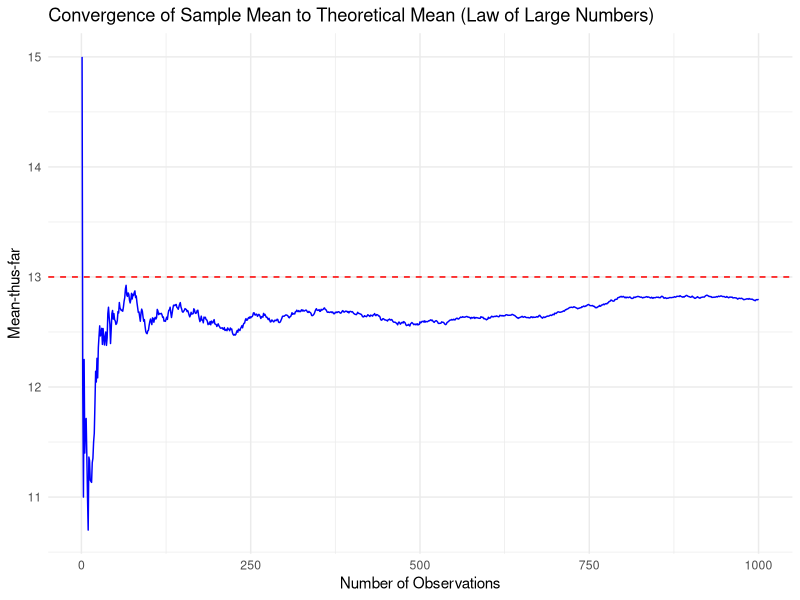
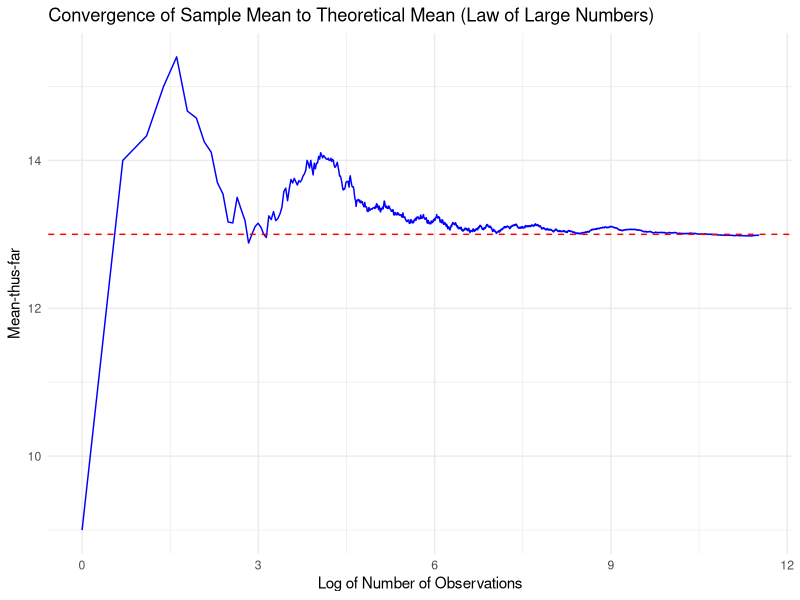
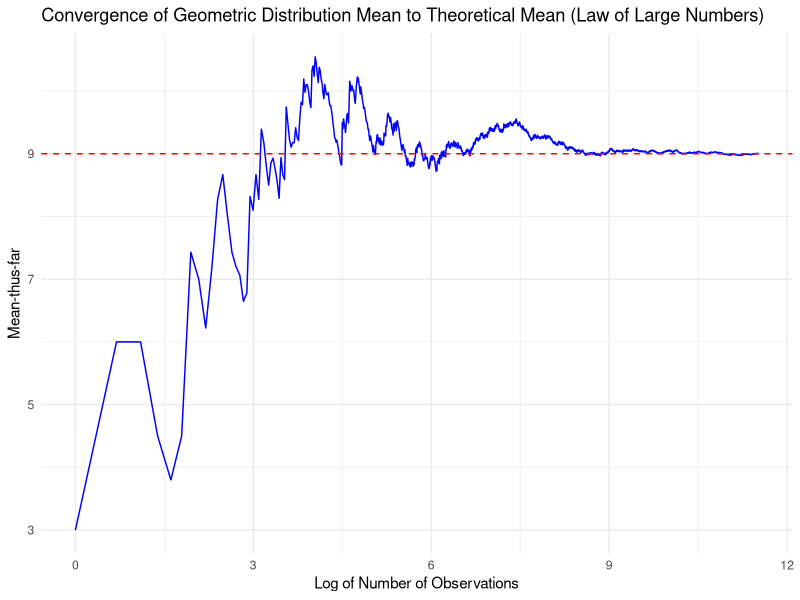
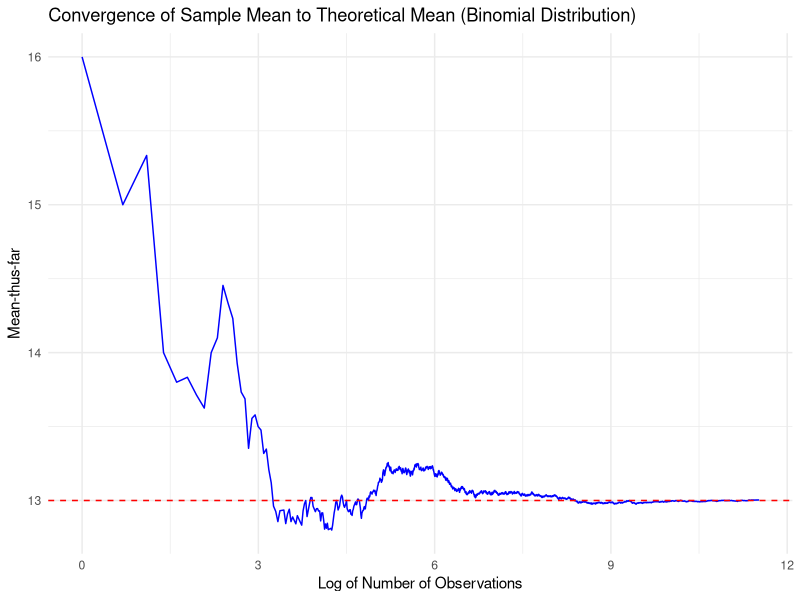
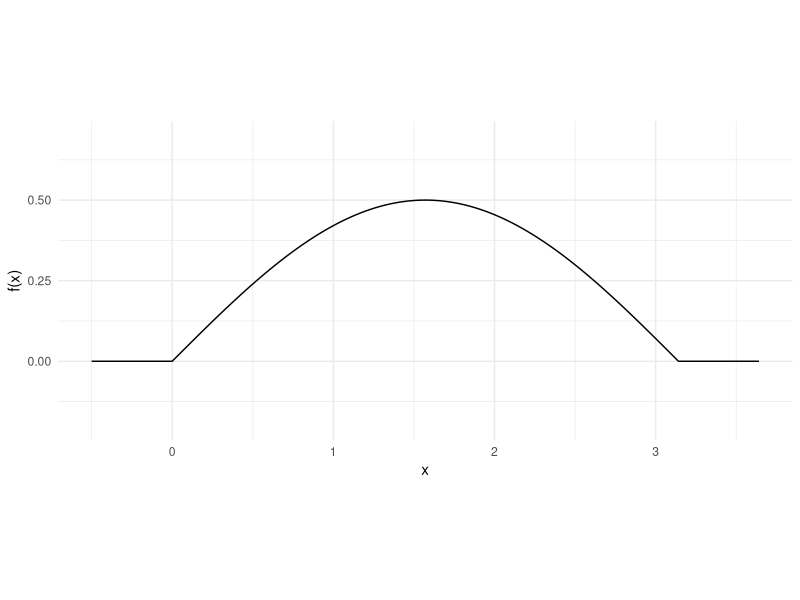
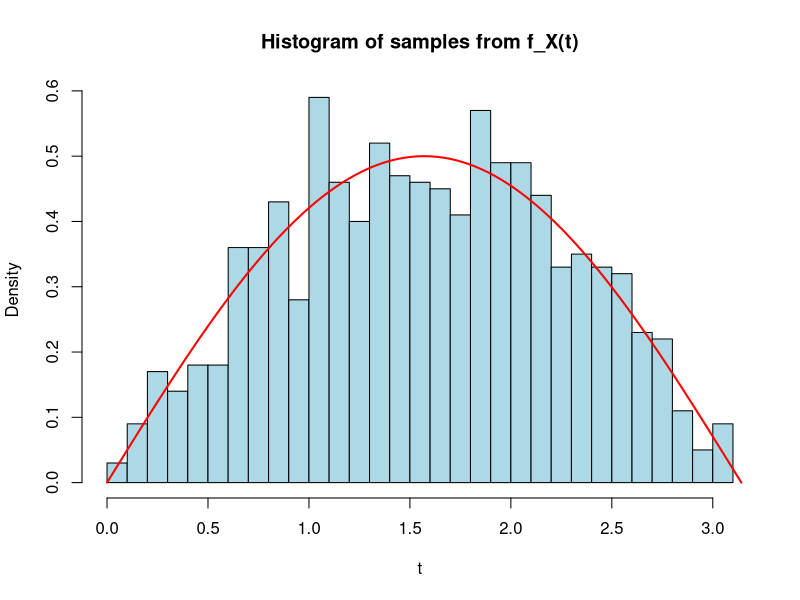

Generate these figures, in order, with R:
## ---- chunk 1
knitr::opts_chunk$set(echo=T,eval=T,message=F,warning=F,fig.align='center')
library(tidyverse)
## ---- chunk 2
distance = function(x1, x2, y1, y2, z1, z2) {
  
  return(sqrt((x2-x1)^2 + (y2-y1)^2 + (z2-z1)^2))
}

## ---- chunk 3
lx = 5
ly = 10
lz = 20

NMC <- 10000;
results <- rep( 0, NMC );

for( i in 1:NMC) {
  
  x1 = runif(1, 0, lx)
  y1 = runif(1, 0, ly)
  z1 = runif(1, 0, lz)
  
  x2 = runif(1, 0, lx)
  y2 = runif(1, 0, ly)
  z2 = runif(1, 0, lz)
  
  results[i] <- distance(x1, x2, y1, y2, z1, z2);
}

sum( results )/NMC

## ---- chunk 4
triangle_area = function(x1, y1, x2, y2, x3, y3) {
  
  return(1/2 * abs(x1*(y2-y3) + x2*(y3-y1) + x3*(y1-y2)))
}
## ---- chunk 5
NMC <- 10000;
results <- rep( 0, NMC );

for( i in 1:NMC) {
  
  theta1 = runif(1, 0, 2*pi)
  theta2 = runif(1, 0, 2*pi)
  theta3 = runif(1, 0, 2*pi)
  
  x1 = cos(theta1)
  y1 = sin(theta1)
  x2 = cos(theta2)
  y2 = sin(theta2)
  x3 = cos(theta3)
  y3 = sin(theta3)
  
  results[i] <- triangle_area(x1, y1, x2, y2, x3, y3);
}

sum( results )/NMC
## ---- chunk 6
perimeter = function(x1, y1, x2, y2, x3, y3) {
  
  return(sqrt((x2-x1)^2 + (y2-y1)^2) + sqrt((x3-x2)^2 + (y3-y2)^2) + sqrt((x1-x3)^2 + (y1-y3)^2))
}

## ---- chunk 7
NMC <- 10000;
results <- rep( 0, NMC );

for( i in 1:NMC) {
  
  theta1 = runif(1, 0, 2*pi)
  theta2 = runif(1, 0, 2*pi)
  theta3 = runif(1, 0, 2*pi)
  
  x1 = cos(theta1)
  y1 = sin(theta1)
  x2 = cos(theta2)
  y2 = sin(theta2)
  x3 = cos(theta3)
  y3 = sin(theta3)
  
  results[i] <- perimeter(x1, y1, x2, y2, x3, y3);
}

sum( results )/NMC
## ---- chunk 8
random_standard_norm = function(x1, y1, x2, y2) {
  
  return(sqrt((x2-x1)^2 + (y2-y1)^2))
}
## ---- chunk 9
NMC <- 10000;
results <- rep( 0, NMC );

for( i in 1:NMC) {
  
  x1 = rnorm(1)
  y1 = rnorm(1)
  
  x2 = rnorm(1)
  y2 = rnorm(1)
  
  results[i] <- random_standard_norm(x1, y1, x2, y2);
}

sum( results )/NMC
## ---- chunk 10
len = 1000
index_col <- 1:len
poasson <- rpois(len, 13)
cumulative = cumsum(poasson) / index_col

df <- data.frame(Index = index_col, Poasson = poasson, Cumulative = cumulative)
head(df)
## ---- chunk 11
# Create the line plot
ggplot(df, aes(x = index_col, y = cumulative)) +
  geom_line(color = "blue") +                     # Plot xbar vs n in blue
  geom_hline(yintercept = 13, color = "red", linetype = "dashed") +  # Add a red dashed line at the theoretical mean (13)
  labs(title = "Convergence of Sample Mean to Theoretical Mean (Law of Large Numbers)",
       x = "Number of Observations",
       y = "Mean-thus-far") +
  theme_minimal()
## ---- chunk 12
len = 100000
index_col <- 1:len
poasson <- rpois(len, 13)
cumulative = cumsum(poasson) / index_col

df <- data.frame(n = index_col, Poasson = poasson, Cumulative = cumulative)
#print(df)
## ---- chunk 13
# Create the line plot
ggplot(df, aes(x = log(index_col), y = cumulative)) +
  geom_line(color = "blue") +                     # Plot xbar vs n in blue
  geom_hline(yintercept = 13, color = "red", linetype = "dashed") +  # Add a red dashed line at the theoretical mean (13)
  labs(title = "Convergence of Sample Mean to Theoretical Mean (Law of Large Numbers)",
       x = "Log of Number of Observations",
       y = "Mean-thus-far") +
  theme_minimal()
## ---- chunk 14
# Set the new random variable parameters
len = 100000
p = 0.1  # Probability of success for Geometric distribution
expected_value = (1-p) / p  # Expected value for Geometric(p)

# Generate geometric random variables
index_col <- 1:len
geometric <- rgeom(len, p)
cumulative = cumsum(geometric) / index_col

# Create a data frame
df <- data.frame(n = index_col, Geometric = geometric, Cumulative = cumulative)

# Plot the line plot with log-scale x-axis
ggplot(df, aes(x = log(index_col), y = cumulative)) +
  geom_line(color = "blue") +  # Plot cumulative mean
  geom_hline(yintercept = expected_value, color = "red", linetype = "dashed") +  # Add red line at the theoretical mean (10)
  labs(title = "Convergence of Geometric Distribution Mean to Theoretical Mean (Law of Large Numbers)",
       x = "Log of Number of Observations",
       y = "Mean-thus-far") +
  theme_minimal()

## ---- chunk 15
# Set parameters for Binomial random variable
len = 100000
n_trials = 20
p_success = 0.65
expected_value = n_trials * p_success  # E(X) = 13

# Generate 100,000 Binomial observations
index_col <- 1:len
binomial <- rbinom(len, n_trials, p_success)
cumulative = cumsum(binomial) / index_col

# Create the data frame
df <- data.frame(n = index_col, Binomial = binomial, Cumulative = cumulative)

# Create the line plot
ggplot(df, aes(x = log(index_col), y = cumulative)) +
  geom_line(color = "blue") +                     # Plot xbar vs n in blue
  geom_hline(yintercept = expected_value, color = "red", linetype = "dashed") +  # Add a red dashed line at the expected mean (13)
  labs(title = "Convergence of Sample Mean to Theoretical Mean (Binomial Distribution)",
       x = "Log of Number of Observations",
       y = "Mean-thus-far") +
  theme_minimal()

## ---- chunk 16
mean_billy = 80
sd_billy = 0.5
total = 241
NMC <- 10000

total_width <- replicate(NMC, sum(rnorm(3, mean = mean_billy, sd = sd_billy)))

estimated_mean = mean(total_width)
estimated_sd = sd(total_width)

estimated_mean
estimated_sd
## ---- chunk 17

bigger <- mean(total_width <= total)

bigger

bigger2 <- total_width <= total #check

sum(bigger2) / NMC

## ---- chunk 18
qnorm(0.99, 3*mean_billy, sqrt(3)*sd_billy)

## ---- chunk 19
mean_goat = 79
mean_gruff = 81
sd_goat = 0.25
sd_gruff = 0.6

total_mean = mean_billy + mean_goat + mean_gruff

total_sd = sqrt(sd_billy + sd_goat + sd_gruff)

pnorm(total, total_mean, total_sd)

## ---- chunk 20
# The scoring function is provided for you. 
# You can feed it a single width or a vector of widths
score <- function(width){
  scores <- rep(0, length(width))
  scores[width<=241] <- width[width<=241]/241*100 
  return(mean(scores))
}
## ---- chunk 21
# Set the seed for reproducibility
set.seed(123)

# Number of simulations
n_sim <- 100000

# Wall width
wall_width <- 241

# Mean and standard deviation for each bookcase
mean_billy <- 80
sd_billy <- 0.5
mean_goat <- 79
sd_goat <- 0.25
mean_gruff <- 81
sd_gruff <- 0.6

# Scoring function
score <- function(width){
  scores <- rep(0, length(width))
  scores[width <= 241] <- width[width <= 241] / 241 * 100
  return(mean(scores))
}

# Simulate the total width for different combinations of bookcases
simulate_total_width <- function(billys, goats, gruffs, n_sim) {
  total_width <- replicate(n_sim, 
                           sum(c(rnorm(billys, mean_billy, sd_billy),
                                 rnorm(goats, mean_goat, sd_goat),
                                 rnorm(gruffs, mean_gruff, sd_gruff))))
  return(total_width)
}

# Test different combinations of Billys, Goats, and Gruffs
combinations <- list(
  "3 Billys" = c(3, 0, 0),
  "2 Billys + 1 Goat" = c(2, 1, 0),
  "2 Billys + 1 Gruff" = c(2, 0, 1),
  "1 Billy + 2 Goats" = c(1, 2, 0),
  "1 Billy + 2 Gruffs" = c(1, 0, 2),
  "1 Billy + 1 Goat + 1 Gruff" = c(1, 1, 1),
  "3 Goats" = c(0, 3, 0),
  "3 Gruffs" = c(0, 0, 3),
  "2 Goats + 1 Gruff" = c(0, 2, 1)
)

# Evaluate the expected score for each combination
expected_scores <- sapply(combinations, function(comb) {
  total_width <- simulate_total_width(comb[1], comb[2], comb[3], n_sim)
  score(total_width)
})

# Output the expected scores for each combination
expected_scores

# Find the combination with the highest expected score
best_combination <- names(which.max(expected_scores))
cat("The combination with the highest expected score is:", best_combination, "\n")
cat("Expected score:", max(expected_scores), "\n")
## ---- chunk 22
# here we define a *vectorized* function to evaluate the density of X
pdf_x = function(x) {
  # ifelse is like a function version of an if statement.
  # We use it here to ensure that pdf_x can operate directly on vectors.
  return(ifelse(0<=x & x<=pi , .5*sin(x) , 0 ))
}

# showing the PDF in a plot
ggplot() + geom_function(fun=pdf_x, n=10001) + 
  coord_fixed(ratio=2) + theme_minimal() + 
  xlim(c(-.5,pi+.5)) + ylim(-.2,.7) + labs(x="x", y="f(x)")
## ---- chunk 23
F_inv <- function(x) {
  acos(1 - 2 * x)
}
## ---- chunk 24
# complete the function
rx <- function(n) { 
u <- runif(n) 
samples <- acos(1 - 2 * u)
return(samples) 
} 

# Draw a sample of size 1000 
sample_size <- 1000 
samples <- rx(sample_size) 
# Plot a histogram of the samples 
hist(samples, breaks = 30, probability = TRUE, main = "Histogram of samples from f_X(t)", 
xlab = "t",  col = "lightblue", border = "black") 
# Overlay the theoretical density f_X(t) = 0.5 * sin(t) for comparison 
curve(0.5 * sin(x), from = 0, to = pi, add = TRUE, col = "red", lwd = 2)
# The histogram should look like the PDF we plotted above.
# Un-comment the following lines of code and check it looks correct

#hist(rx(1000), probability=TRUE)
#lines(x=seq(0,pi,.01), y=pdf_x(seq(0,pi,.01)), col='red')
